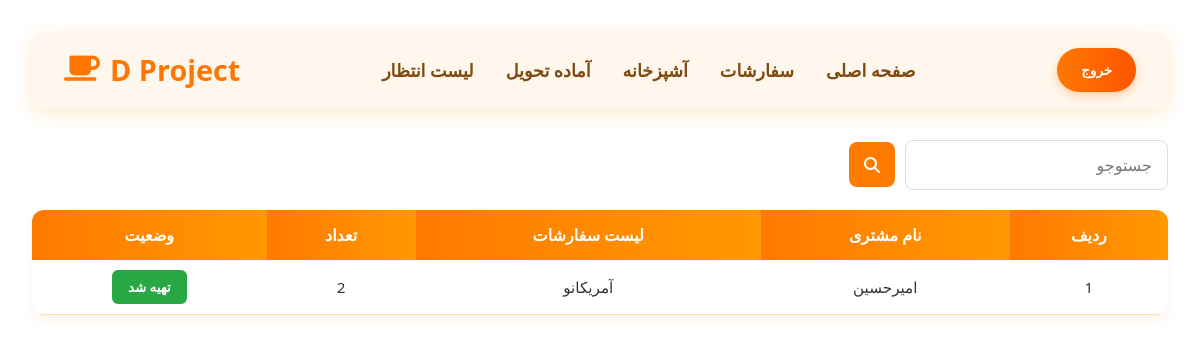
Page /kitchen/ (signed in) on the committed database.
### orders/models.py (models this page shows, shortened)
class Order(models.Model):
    ORDER_STATUS = (
        ('ثبت شده' , 'ثبت شده'),
        ('در حال تهیه', 'در حال تهیه'),
        ('تهیه شده', 'تهیه شده'),
        ('تحویل داده شد', 'تحویل داده شد'),
    )
    user = models.ForeignKey(User, on_delete=models.CASCADE)
    name = models.CharField(max_length=100)
    phone_number = models.CharField(max_length=20)
    table = models.PositiveIntegerField()
    status = models.CharField(choices=ORDER_STATUS, max_length=20 , default=ORDER_STATUS[0][0])
    created_at = models.DateTimeField(auto_now_add=True)

class OrderItem(models.Model):
    order = models.ForeignKey(Order, on_delete=models.CASCADE, related_name='order_items')
    menu = models.ForeignKey(Menu, on_delete=models.CASCADE)
    count = models.PositiveIntegerField()

### main/models.py (models this page shows, shortened)
class Menu(models.Model):
    name = models.CharField(max_length=100)
    category = models.ForeignKey('Category', on_delete=models.CASCADE)
    price = models.PositiveIntegerField()
    image = models.ImageField(upload_to='menu/images/')

### kitchen/views.py (the view)
# urls.py: path('' , views.kitchen_list , name = 'kitchen_list'),
@login_required(login_url='accounts:login')
def kitchen_list(request):
    if request.user.is_admin:
        orders = Order.objects.filter(status=Order.ORDER_STATUS[1][0])
    else:
        orders = Order.objects.filter(status=Order.ORDER_STATUS[1][0] , user=request.user)
    search_form = SearchForm()
    search = request.GET.get('search')
    if search:
        orders = orders.filter(Q(name__icontains=search))
    return render(request, "kitchen/list.html",
                  {'orders': orders, 'search_form': search_form})

### kitchen/forms.py
class SearchForm(forms.Form):
    search = forms.CharField(required=False,
        widget=forms.TextInput(attrs={'class': 'form-control' , 'placeholder': 'جستوجو'}))

### kitchen/templates/kitchen/list.html (shortened to what this page needs)
{% extends 'base.html' %}
{% load static %}
{% load jalali_tags %}
{% block css %}
    <link rel="stylesheet" href="{% static 'kitchen/list.css' %}">
{% endblock %}
{% block body %}
    <div class="container pt-5" dir="rtl">
        <form class="search_form">
            {{ search_form }}
            <button type="submit"><i class="fa fa-search"></i></button>
        </form>
        <table class="table" dir="rtl">
            <thead>
            <tr>
                <th>ردیف</th>
                <th>نام مشتری</th>
                <th>لیست سفارشات</th>
                <th>تعداد</th>
                <th>وضعیت</th>
            </tr>
            </thead>
            <tbody>
            {% for order in orders %}
                <tr>
                    <td>{{ forloop.counter }}</td>
                    <td>{{ order.name }}</td>
                    <td>
                        {% for item in order.order_items.all %}
                            {{ item.menu.name }}<br>
                        {% endfor %}
                    </td>
                    <td>
                        {% for item in order.order_items.all %}
                            {{ item.count }}<br>
                        {% endfor %}
                    </td>
                    <td>
                        <form method="post" action="{% url 'kitchen:kitchen_change_status' order.id %}">
                            <button type="submit" class="btn-green">تهیه شد</button>
                        </form>
                    </td>
                </tr>
            {% endfor %}
            </tbody>
        </table>
    </div>
{% endblock %}

### static/base.css (style rules this page uses)
* { margin: 0; padding: 0; box-sizing: border-box; font-family: 'Segoe UI', Tahoma, Geneva, Verdana, sans-serif; }
body { min-height: 100vh; display: flex; flex-direction: column; align-items: center; padding: 2rem; }
.container { width: 100%; max-width: 1200px; }

### kitchen/static/kitchen/list.css (style rules this page uses)
.table { width: 100%; border-collapse: collapse; margin-top: 20px; direction: rtl; background: #ffffff; box-shadow: 0 4px 12px rgba(255, 102, 0, 0.1); border-radius: 12px; overflow: hidden; }
.table th { background: linear-gradient(90deg, #ff7a00, #ff9800); color: white; padding: 14px; font-size: 1rem; text-align: center; }
.table td { padding: 12px; border-bottom: 1px solid #ffe0b2; text-align: center; color: #333; font-size: 0.95rem; }
.table td:last-child { font-weight: bold; padding: 10px; }
.table td:last-child::before { font-size: 0.8rem; }
.table td:last-child { color: #e65100; }
.search_form { display: flex; align-items: center; gap: 10px; width: 100%; }
.search_form input { flex: 1; height: 50px; padding: 0 15px; border: 1px solid #ddd; border-radius: 8px; font-size: 16px; box-sizing: border-box; }
.search_form button { height: 45px; padding: 0 15px; background: #ff7b00; color: white; border: none; border-radius: 8px; font-size: 16px; font-weight: 600; cursor: pointer; box-sizing: border-box; transition: all 0.3s ease; white-space: nowrap; }
.btn-green { background-color: #28a745; color: white; border: none; padding: 8px 16px; border-radius: 6px; cursor: pointer; font-weight: bold; transition: background-color 0.2s ease; }

### rows in the picture
Order: name "امیرحسین"
OrderItem: menu.name "آمریکانو", count "2"
